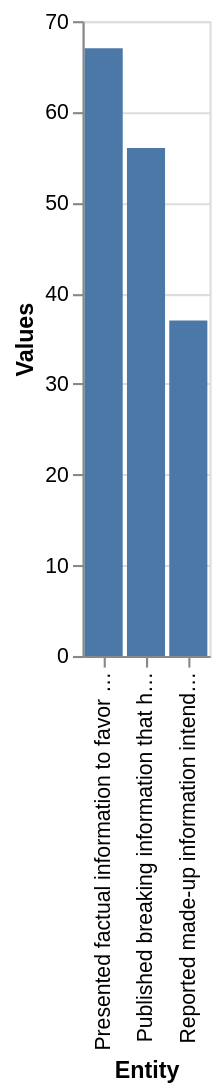

The Vega-Lite source for this figure:
### Vega-Lite specification from a JSON file in a GitHub repository (floating-point values rounded to 4 significant figures)
{"$schema": "https://vega.github.io/schema/vega-lite/v5.json", "description": "Bar chart auto-generated from CSV", "data": {"values": [{"Entity": "Reported made-up information intended to mislead the public", "Values": 37.0}, {"Entity": "Published breaking information that hasn't been fully verified", "Values": 56.0}, {"Entity": "Presented factual information to favor one side of an issue", "Values": 67.0}]}, "mark": "bar", "encoding": {"x": {"field": "Entity", "type": "ordinal"}, "y": {"field": "Values", "type": "quantitative"}}}
